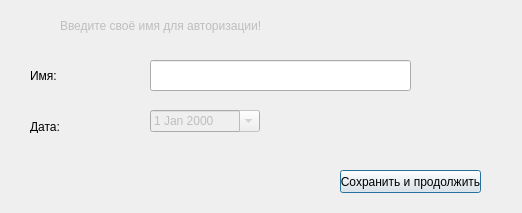
<?xml version="1.0" encoding="UTF-8"?>
<ui version="4.0">
 <class>Warning</class>
 <widget class="QWidget" name="Warning">
  <property name="enabled">
   <bool>true</bool>
  </property>
  <property name="geometry">
   <rect>
    <x>0</x>
    <y>0</y>
    <width>522</width>
    <height>213</height>
   </rect>
  </property>
  <property name="font">
   <font>
    <family>MS Shell Dlg 2</family>
   </font>
  </property>
  <property name="windowTitle">
   <string>Авторизация</string>
  </property>
  <property name="windowIcon">
   <iconset>
    <normaloff>../build-multiplication-Desktop_Qt_5_10_0_MinGW_32bit-Debug/png-clipart-check-mark-computer-icons-blue-check-mark-blue-text.png</normaloff>../build-multiplication-Desktop_Qt_5_10_0_MinGW_32bit-Debug/png-clipart-check-mark-computer-icons-blue-check-mark-blue-text.png</iconset>
  </property>
  <widget class="QLabel" name="label">
   <property name="enabled">
    <bool>false</bool>
   </property>
   <property name="geometry">
    <rect>
     <x>60</x>
     <y>10</y>
     <width>411</width>
     <height>31</height>
    </rect>
   </property>
   <property name="whatsThis">
    <string>&lt;html&gt;&lt;head/&gt;&lt;body&gt;&lt;p align=&quot;center&quot;&gt;&lt;span style=&quot; font-style:italic;&quot;&gt;Введите своё имя для авторизации!&lt;/span&gt;&lt;/p&gt;&lt;/body&gt;&lt;/html&gt;</string>
   </property>
   <property name="styleSheet">
    <string notr="true">font: 18pt &quot;MS Shell Dlg 2&quot;;
</string>
   </property>
   <property name="text">
    <string>Введите своё имя для авторизации!</string>
   </property>
  </widget>
  <widget class="QLabel" name="label_2">
   <property name="geometry">
    <rect>
     <x>30</x>
     <y>50</y>
     <width>41</width>
     <height>51</height>
    </rect>
   </property>
   <property name="whatsThis">
    <string>&lt;html&gt;&lt;head/&gt;&lt;body&gt;&lt;p align=&quot;center&quot;&gt;&lt;br/&gt;&lt;/p&gt;&lt;/body&gt;&lt;/html&gt;</string>
   </property>
   <property name="styleSheet">
    <string notr="true">font: 10pt &quot;MS Shell Dlg 2&quot;;
</string>
   </property>
   <property name="text">
    <string>Имя:</string>
   </property>
  </widget>
  <widget class="QLineEdit" name="lineEdit">
   <property name="geometry">
    <rect>
     <x>150</x>
     <y>60</y>
     <width>261</width>
     <height>31</height>
    </rect>
   </property>
   <property name="autoFillBackground">
    <bool>false</bool>
   </property>
   <property name="readOnly">
    <bool>false</bool>
   </property>
  </widget>
  <widget class="QPushButton" name="pushButton_2">
   <property name="geometry">
    <rect>
     <x>340</x>
     <y>170</y>
     <width>141</width>
     <height>23</height>
    </rect>
   </property>
   <property name="text">
    <string>Сохранить и продолжить</string>
   </property>
   <property name="default">
    <bool>true</bool>
   </property>
  </widget>
  <widget class="QLabel" name="label_3">
   <property name="geometry">
    <rect>
     <x>30</x>
     <y>120</y>
     <width>47</width>
     <height>13</height>
    </rect>
   </property>
   <property name="text">
    <string>Дата:</string>
   </property>
  </widget>
  <widget class="QDateEdit" name="dateEdit">
   <property name="enabled">
    <bool>false</bool>
   </property>
   <property name="geometry">
    <rect>
     <x>150</x>
     <y>110</y>
     <width>110</width>
     <height>22</height>
    </rect>
   </property>
   <property name="calendarPopup">
    <bool>true</bool>
   </property>
  </widget>
 </widget>
 <resources/>
 <connections/>
</ui>
